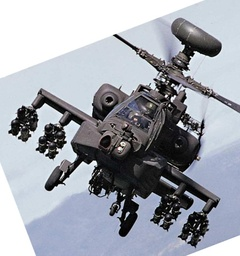
#> input picture lab3/target.jpg, 240 x 256 px, shrunk from 513 x 548 before the run
$ python gauss_method.py
#> lines starting #> are read from the running program, lines starting #| are printed output that depends on the picture
import cv2
import numpy as np
import matplotlib.pyplot as plt
import math

from numpy import dtype
from scipy.ndimage import zoom

image = cv2.imread('./target.jpg', cv2.IMREAD_GRAYSCALE)
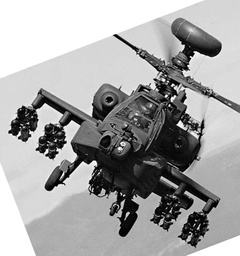
#> image: shape (256, 240); min 0, max 255, mean 164.4
H, W = image.shape
#> H = 256; W = 240

def gauss_filter(sigma=1.6, k = 3):
    ax = np.arange(-k, k + 1)
    x, y = np.meshgrid(ax, ax)
    gauss_mat = np.exp(-(x ** 2 + y ** 2) / (2 * sigma ** 2))
    gauss_mat /= 2 * np.pi * sigma ** 2
    return gauss_mat / gauss_mat.sum()

nOctaves = math.floor(math.log2(min(W, H))) - 3
#> nOctaves = 4
nOctaveLayers = 3
k = 2 ** (1 / nOctaveLayers)
sigma0 = 1.6

scale = 2
image = zoom(image, scale, order=3)
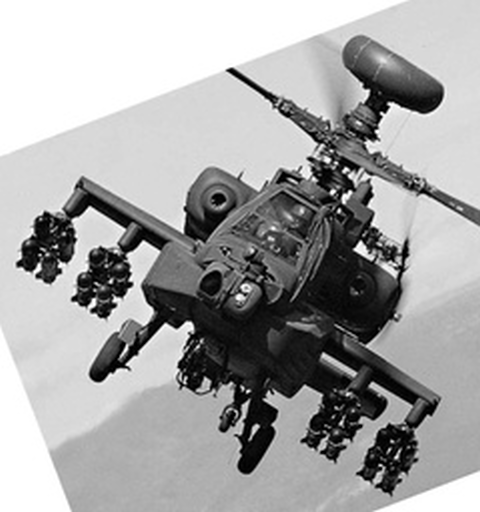
#> image: shape (512, 480); min 0, max 255, mean 164.2

sigma_init = (sigma0 ** 2 - (2 * 0.5) ** 2) ** 0.5
gauss_core = gauss_filter(sigma_init)
image = cv2.filter2D(image, -1, gauss_core)
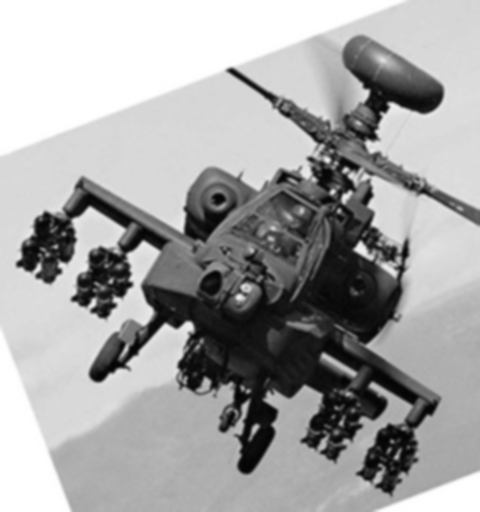
#> image: shape (512, 480); min 3, max 255, mean 164.2

gauss_pyr_img = [None] * nOctaves
DoG_pyr_img = [None] * nOctaves
img_i = image

for i in range(nOctaves):
    gauss_oct_i = np.zeros((nOctaveLayers + 3, img_i.shape[0], img_i.shape[1]), dtype = img_i.dtype)
    gauss_oct_i[0, :, :] = np.copy(img_i)
    for j in range(1, nOctaveLayers + 3):
        sigma_pre = k ** (j - 1) * sigma0
        sigma_dif = ((k * sigma_pre) ** 2 - sigma_pre ** 2) ** 0.5
        G_C = gauss_filter(sigma_dif)
        img_i = cv2.filter2D(img_i, -1, G_C)
        gauss_oct_i[j, :, :] = np.copy(img_i)
    gauss_pyr_img[i] = np.copy(gauss_oct_i)
    DoG_pyr_img[i] = np.copy(gauss_oct_i.astype(np.int32)[1:, :, :] - gauss_oct_i.astype(np.int32)[:-1, :, :]).astype(np.int32)
    img_i = zoom(gauss_oct_i[-3, :, :], 0.5, order = 3)

# [21 lines of commented-out code are left out]

ext = []
min_val = 0.03 * 255
for i in range(nOctaves):
    DoG = DoG_pyr_img[i]
    num, h, w = DoG.shape
    for j in range(1, num - 1):
        for r in range(4, h - 3):
            for c in range(4, w - 3):
                neigh = np.copy(DoG[j - 1: j + 2, r - 1: r + 2, c - 1: c + 2])
                val = neigh[1][1][1]
                if abs(val) > min_val and (val == np.max(neigh) or val == np.min(neigh)):
                    sigma_i = k ** j * sigma0
                    ext.append([i, j, r, c, sigma_i])
keypoint = []
for i in range(len(ext)):
    kpt = ext[i]
    num_oct = kpt[0]
    num_lay = kpt[1]
    r = kpt[2]
    c = kpt[3]
    should_delete = True
    D_hat = None

    for iter in range(6):
        DoG = DoG_pyr_img[num_oct][num_lay] / 255
        DoG_pre = DoG_pyr_img[num_oct][num_lay - 1] / 255
        DoG_nxt = DoG_pyr_img[num_oct][num_lay + 1] / 255

        dD = np.array([[DoG[r, c + 1] - DoG[r, c - 1]],
                       [DoG[r + 1, c] - DoG[r - 1, c]],
                       [DoG_pre[r, c] - DoG_nxt[r, c]]
                      ]) / 2
        dxx = (DoG[r, c + 1] + DoG[r, c - 1] - 2 * DoG[r, c]) / 1
        dyy = (DoG[r + 1, c] + DoG[r - 1, c] - 2 * DoG[r, c]) / 1
        dss = (DoG_pre[r, c] + DoG_nxt[r, c] - 2 * DoG[r, c]) / 1

        dxy = (DoG[r + 1, c + 1] + DoG[r - 1, c - 1] - DoG[r + 1, c - 1] - DoG[r - 1, c + 1]) / 4
        dxs = (DoG_nxt[r, c + 1] - DoG_nxt[r, c - 1] - DoG_pre[r, c + 1] + DoG_pre[r, c - 1]) / 4
        dys = (DoG_nxt[r + 1, c] - DoG_nxt[r - 1, c] - DoG_pre[r + 1, c] + DoG_pre[r - 1, c]) / 4

        dH = np.array([[dxx, dxy, dxs], [dxy, dyy, dys], [dxs, dys, dss]])
        if np.linalg.det(dH) == 0:
            break
        x_hat = np.linalg.inv(dH) @ dD

        if abs(x_hat[0][0]) < 0.5 and abs(x_hat[1][0]) < 0.5 and abs(x_hat[2][0]) < 0.5:
            should_delete = False
            break

        c = c + round(x_hat[0][0])
        r = r + round(x_hat[1][0])
        num_lay = num_lay + round(x_hat[2][0])

        if  num_lay < 1 or num_lay > nOctaveLayers or \
            r <= 0 or r >= DoG_pyr_img[num_oct][num_lay].shape[0] - 1 or \
            c <= 0 or c >= DoG_pyr_img[num_oct][num_lay].shape[1] - 1:
            break


    if should_delete:
        continue

    D_hat = DoG[r][c] + (dD.T @ x_hat) / 2
    if abs(D_hat) < 0.03:
        continue

    trH = dxx + dyy
    detH = dxx * dyy - dxy * dxy
    r0 = 10

    if detH <= 0 or trH * trH * r0 >= (r0 + 1) * (r0 + 1) * detH:
        continue

    keypoint.append([num_oct, num_lay, r, c, k**num_lay * sigma0])

H, W = gauss_pyr_img[1][1].shape

fig, ax = plt.subplots(figsize=(W / 100, H / 100), dpi=100)

ax.imshow(gauss_pyr_img[1][1], cmap='gray')
ax.axis("off")

ax.set_xlim(0, W)
ax.set_ylim(0, H)
ax.invert_yaxis()

for i in range(len(keypoint)):
    kpt = keypoint[i]
    num_oct = kpt[0]
    num_lay = kpt[1]
    if num_oct == 1 and num_lay == 1:
        r = kpt[2]
        c = kpt[3]
        if 0 <= r < H and 0 <= c < W:
            circle = plt.Circle((c, r), radius=5, color='white', fill=False, linewidth=1.5)
            ax.add_patch(circle)

plt.show()
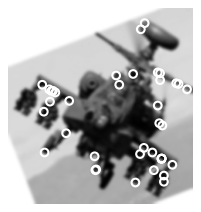
#> figure drawn by matplotlib, 1 panel
plt.close()
